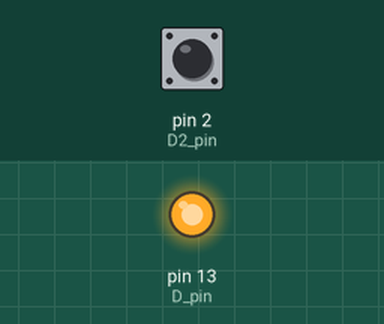
Simulated run of this sketch. Board: Arduino Nano, built with avr-gcc and run on an emulated ATmega328P. Parts: output pins drawn as LEDs (lit = HIGH). Dashed ring = blinking. The test bench sets the inputs (shaded band); at power-on: pin 2 (D2_pin) HIGH. What the sketch prints to the serial monitor is not drawn.

Above: at 0.1 s.
At 1.2 s:
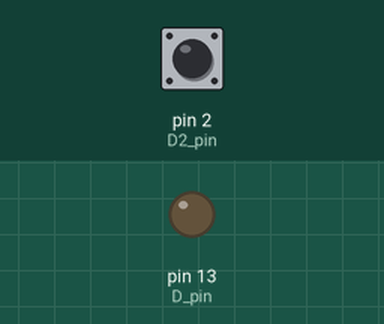
1.3 s: pin 2 (D2_pin) pulled LOW for 3.2 s
At 5.8 s:
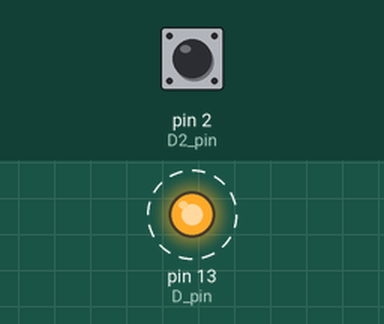
Timing chart, 0 to 12.5 s (numbered marks = the images above; inputs shaded):
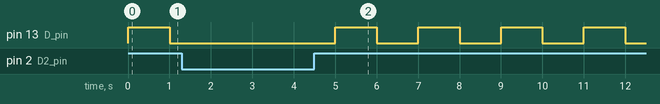

The sketch:

interuptCode.ino
```cpp
/*File: interruptCode
Author: DoVanTu
Fuction: kiểm tra thực thi ngắt trong vi điều khiển, boar sử dụng arduino NaNo
*/
#include <avr/interrupt.h>
const int D2_pin = 2;
const int D_pin = 13;

volatile boolean timerFlag = false;

void setup() {
  cli();
  Serial.begin(9600);
  pinMode(D_pin, OUTPUT);
  digitalWrite(D_pin,  1);
  pinMode(D2_pin, INPUT_PULLUP);
  attachInterrupt(0, D2_interrupt, LOW);
  // Khởi tạo timer1 để tạo ra ngắt sau mỗi 1s
  TCCR1A = 0; // Thiết lập TCCR1A để sử dụng chế độ đếm bình thường
  TCCR1B = 0; // Xóa TCCR1B
  TCNT1  = 0; // Khởi tạo giá trị đếm về 0
  OCR1A = 15624; // Tính toán giá trị OCR1A dựa trên tần số 16MHz của Arduino Nano
  TCCR1B |= (1 << WGM12); // Thiết lập chế độ đếm trong OCR1A
  TCCR1B |= (1 << CS12) | (1 << CS10); // Thiết lập bộ chia tần 1024
  TIMSK1 |= (1 << OCIE1A); // Cho phép ngắt khi đếm đến OCR1A
  sei();
}

void loop() {
  digitalWrite(D_pin,timerFlag);
  Serial.println(timerFlag);
}

void D2_interrupt() {
  digitalWrite(D_pin,0);
}

// Hàm xử lý ngắt timer1
ISR(TIMER1_COMPA_vect) {
  // Xử lý ngắt tại đây
  if(timerFlag==0)
  timerFlag=1;
  else
  timerFlag=0;
}
```

Measured:
- by itself, pin 13 (D_pin): alternates HIGH for 1.0 s and LOW for 1.0 s
